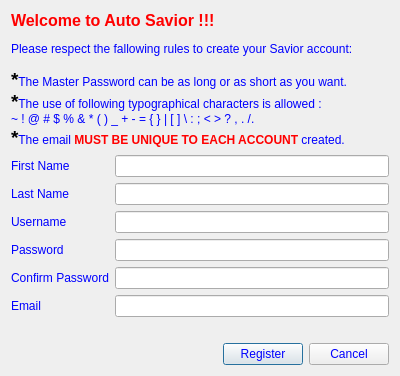
<?xml version="1.0" encoding="UTF-8"?>
<ui version="4.0">
 <class>Create_Dash_Account</class>
 <widget class="QDialog" name="Create_Dash_Account">
  <property name="geometry">
   <rect>
    <x>0</x>
    <y>0</y>
    <width>400</width>
    <height>300</height>
   </rect>
  </property>
  <property name="windowTitle">
   <string>Dialog</string>
  </property>
  <layout class="QVBoxLayout" name="verticalLayout_4">
   <item>
    <widget class="QLabel" name="label_2">
     <property name="styleSheet">
      <string notr="true">color: #0000ff;</string>
     </property>
     <property name="text">
      <string>&lt;html&gt;&lt;head/&gt;&lt;body&gt;&lt;p&gt;&lt;span style=&quot; font-size:12pt; font-weight:600; color:#ff0000;&quot;&gt;Welcome to Auto Savior !!!&lt;/span&gt;&lt;/p&gt;&lt;p&gt;&lt;span style=&quot; font-size:9pt; color:#0000ff;&quot;&gt;Please respect the fallowing rules to create your Savior account:&lt;/span&gt;&lt;/p&gt;&lt;p&gt;&lt;span style=&quot; font-size:14pt; font-weight:600; color:#000000;&quot;&gt;*&lt;/span&gt;&lt;span style=&quot; font-size:9pt; color:#0000ff;&quot;&gt;The Master Password can be as long or as short as you want.&lt;br/&gt;&lt;/span&gt;&lt;span style=&quot; font-size:14pt; font-weight:600; color:#000000;&quot;&gt;*&lt;/span&gt;&lt;span style=&quot; font-size:9pt; color:#0000ff;&quot;&gt;The use of following typographical characters is allowed :&lt;br/&gt;~ ! @ # $ % &amp;amp; * ( ) _ + - = { } | [ ] \ : ; &amp;lt; &amp;gt; ? , . /.&lt;br/&gt;&lt;/span&gt;&lt;span style=&quot; font-size:14pt; font-weight:600; color:#000000;&quot;&gt;*&lt;/span&gt;&lt;span style=&quot; font-size:9pt; color:#0000ff;&quot;&gt;The email &lt;/span&gt;&lt;span style=&quot; font-size:9pt; font-weight:600; color:#ff0000;&quot;&gt;MUST BE UNIQUE TO EACH ACCOUNT&lt;/span&gt;&lt;span style=&quot; font-size:9pt; color:#0000ff;&quot;&gt; created.&lt;/span&gt;&lt;/p&gt;&lt;/body&gt;&lt;/html&gt;</string>
     </property>
    </widget>
   </item>
   <item>
    <layout class="QVBoxLayout" name="verticalLayout_3">
     <item>
      <layout class="QHBoxLayout" name="horizontalLayout">
       <item>
        <layout class="QVBoxLayout" name="verticalLayout_2">
         <item>
          <widget class="QLabel" name="firstName">
           <property name="styleSheet">
            <string notr="true">color: #0000ff;
font: 10pt &quot;MS Shell Dlg 2&quot;;</string>
           </property>
           <property name="text">
            <string>First Name</string>
           </property>
          </widget>
         </item>
         <item>
          <widget class="QLabel" name="lastName">
           <property name="styleSheet">
            <string notr="true">color: #0000ff;
font: 10pt &quot;MS Shell Dlg 2&quot;;</string>
           </property>
           <property name="text">
            <string>Last Name</string>
           </property>
          </widget>
         </item>
         <item>
          <widget class="QLabel" name="Username">
           <property name="styleSheet">
            <string notr="true">color: #0000ff;
font: 10pt &quot;MS Shell Dlg 2&quot;;</string>
           </property>
           <property name="text">
            <string>Username</string>
           </property>
          </widget>
         </item>
         <item>
          <widget class="QLabel" name="pwd">
           <property name="styleSheet">
            <string notr="true">color: #0000ff;
font: 10pt &quot;MS Shell Dlg 2&quot;;</string>
           </property>
           <property name="text">
            <string>Password</string>
           </property>
          </widget>
         </item>
         <item>
          <widget class="QLabel" name="c_pwd">
           <property name="styleSheet">
            <string notr="true">color: #0000ff;
font: 10pt &quot;MS Shell Dlg 2&quot;;</string>
           </property>
           <property name="text">
            <string>Confirm Password</string>
           </property>
          </widget>
         </item>
         <item>
          <widget class="QLabel" name="email">
           <property name="styleSheet">
            <string notr="true">color: #0000ff;
font: 10pt &quot;MS Shell Dlg 2&quot;;</string>
           </property>
           <property name="text">
            <string>Email</string>
           </property>
          </widget>
         </item>
        </layout>
       </item>
       <item>
        <layout class="QVBoxLayout" name="verticalLayout">
         <item>
          <widget class="QLineEdit" name="line_firstName"/>
         </item>
         <item>
          <widget class="QLineEdit" name="line_lastName"/>
         </item>
         <item>
          <widget class="QLineEdit" name="line_Username"/>
         </item>
         <item>
          <widget class="QLineEdit" name="line_pwd">
           <property name="echoMode">
            <enum>QLineEdit::Password</enum>
           </property>
          </widget>
         </item>
         <item>
          <widget class="QLineEdit" name="line_c_pwd">
           <property name="inputMask">
            <string/>
           </property>
           <property name="echoMode">
            <enum>QLineEdit::Password</enum>
           </property>
          </widget>
         </item>
         <item>
          <widget class="QLineEdit" name="line_email">
           <property name="inputMask">
            <string/>
           </property>
          </widget>
         </item>
        </layout>
       </item>
      </layout>
     </item>
     <item>
      <widget class="QLabel" name="label_pic">
       <property name="text">
        <string/>
       </property>
       <property name="pixmap">
        <pixmap>:/pic/registrationICON.png</pixmap>
       </property>
      </widget>
     </item>
    </layout>
   </item>
   <item>
    <layout class="QHBoxLayout" name="horizontalLayout_3">
     <item>
      <spacer name="horizontalSpacer">
       <property name="orientation">
        <enum>Qt::Horizontal</enum>
       </property>
       <property name="sizeHint" stdset="0">
        <size>
         <width>40</width>
         <height>20</height>
        </size>
       </property>
      </spacer>
     </item>
     <item>
      <widget class="QPushButton" name="Register">
       <property name="styleSheet">
        <string notr="true">color: #0000ff;
font: 9pt &quot;MS Shell Dlg 2&quot;;</string>
       </property>
       <property name="text">
        <string>Register</string>
       </property>
      </widget>
     </item>
     <item>
      <widget class="QPushButton" name="Cancel">
       <property name="styleSheet">
        <string notr="true">color: #0000ff;
font: 9pt &quot;MS Shell Dlg 2&quot;;</string>
       </property>
       <property name="text">
        <string>Cancel</string>
       </property>
      </widget>
     </item>
    </layout>
   </item>
  </layout>
 </widget>
 <resources/>
 <connections/>
</ui>
